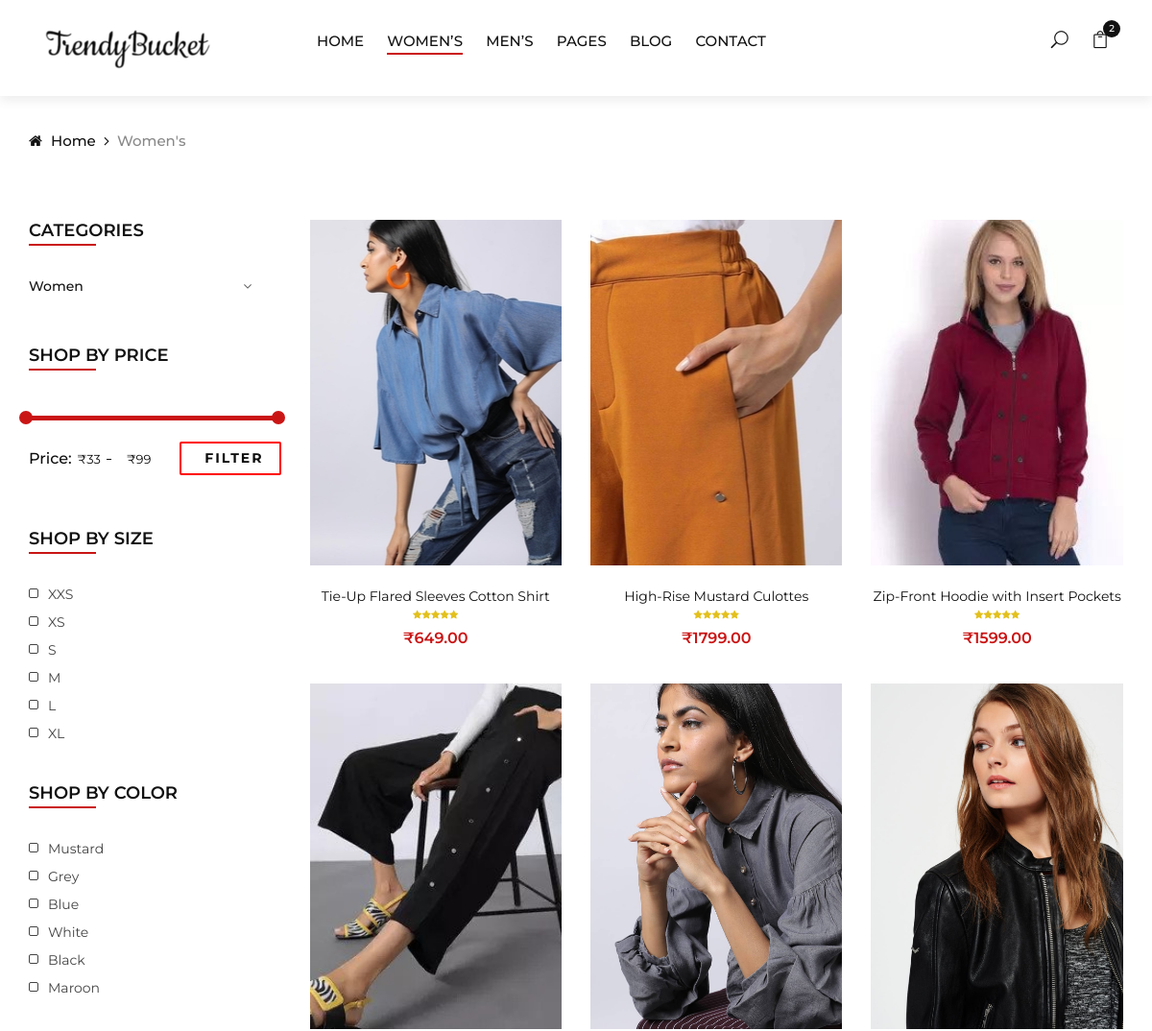
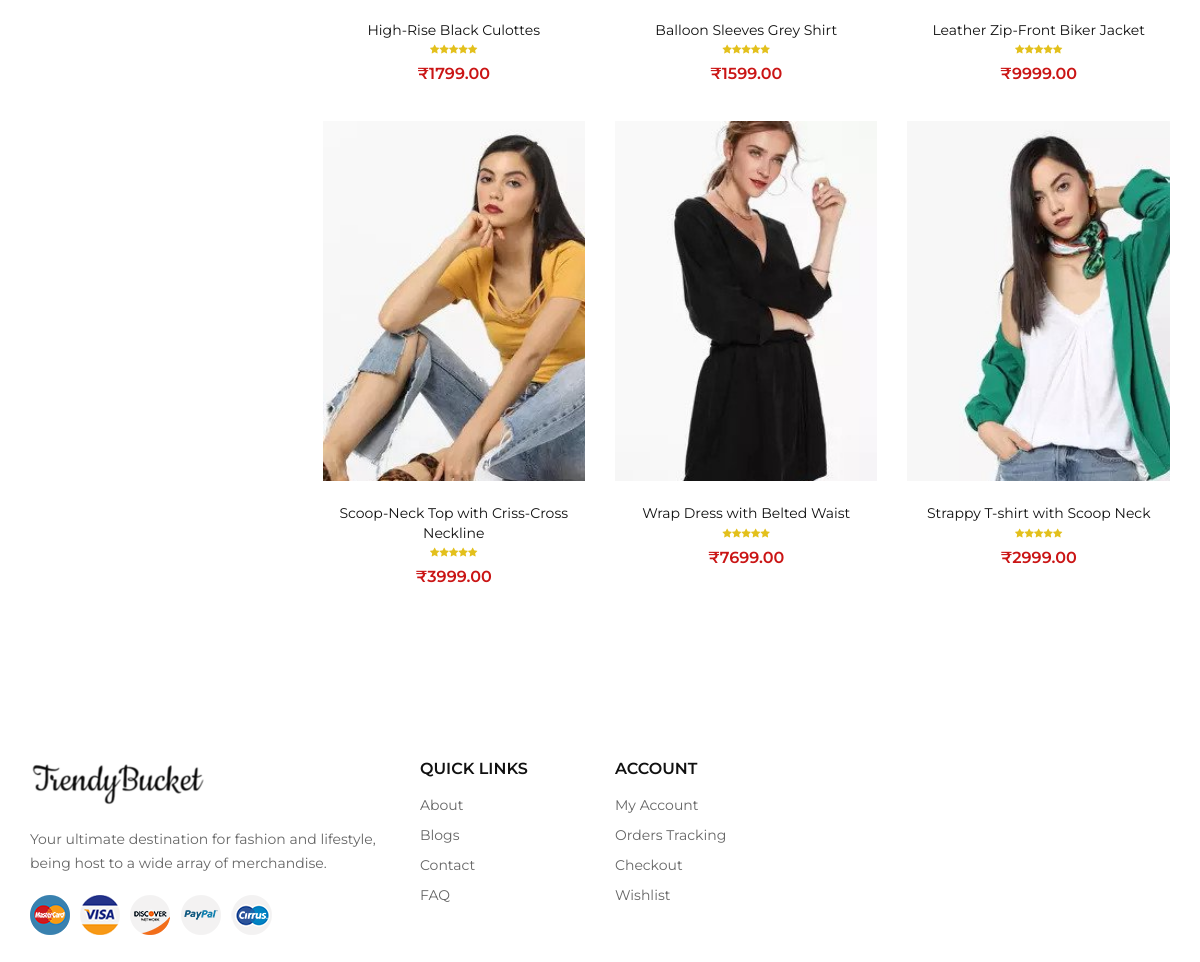
The page /women.php on the database its author committed (2 pictures, top to bottom).
### tables this page shows
CREATE TABLE `product` (
  `id` int(8) NOT NULL,
  `name` varchar(255) NOT NULL,
  `code` varchar(255) NOT NULL,
  `image` text NOT NULL,
  `price` double(10,2) NOT NULL,
  `quantity` int(11) NOT NULL,
  `ref` text NOT NULL,
  `tags` text NOT NULL,
  `gender` varchar(20) NOT NULL
);

### women.php (the view, shortened to what this page needs)
<!DOCTYPE html>
<html lang="zxx">
<head>
    <link rel="stylesheet" href="css/bootstrap.min.css" type="text/css">
    <link rel="stylesheet" href="css/font-awesome.min.css" type="text/css">
    <link rel="stylesheet" href="css/elegant-icons.css" type="text/css">
    <link rel="stylesheet" href="css/jquery-ui.min.css" type="text/css">
    <link rel="stylesheet" href="css/magnific-popup.css" type="text/css">
    <link rel="stylesheet" href="css/owl.carousel.min.css" type="text/css">
    <link rel="stylesheet" href="css/slicknav.min.css" type="text/css">
    <link rel="stylesheet" href="css/style.css" type="text/css">
</head>
<body>
    <header class="header">
        <div class="container-fluid">
            <div class="row">
                <div class="col-xl-3 col-lg-2">
                    <div class="header__logo">
                      <a href="./index.html"><img src="img/logo1.png" alt=""></a>
                    </div>
                </div>
                <div class="col-xl-6 col-lg-7">
                    <nav class="header__menu">
                        <ul>
                            <li><a href="./index.php">Home</a></li>
                            <li class="active"><a href="women.php">Women’s</a></li>
                            <li><a href="men.php">Men’s</a></li>
                            <li><a href="#">Pages</a>
                            </li>
                            <li><a href="./blog.html">Blog</a></li>
                            <li><a href="./contact.html">Contact</a></li>
                        </ul>
                    </nav>
                </div>
                <div class="col-lg-3">
                    <div class="header__right">
                        <ul class="header__right__widget">
                            <li><span class="icon_search search-switch"></span></li>
                            <li><a href="#"><span class="icon_bag_alt"></span>
                                <div class="tip">2</div>
                            </a></li>
                        </ul>
                    </div>
                </div>
            </div>
        </div>
    </header>
    <div class="breadcrumb-option">
        <div class="container">
            <div class="row">
                <div class="col-lg-12">
                    <div class="breadcrumb__links">
                        <a href="./index.html"><i class="fa fa-home"></i> Home</a>
                        <span>Women's</span>
                    </div>
                </div>
            </div>
        </div>
    </div>
    <section class="shop spad">
        <div class="container">
            <div class="row">
                <div class="col-lg-3 col-md-3">
                    <div class="shop__sidebar">
                        <div class="sidebar__categories">
                            <div class="section-title">
                                <h4>Categories</h4>
                            </div>
                            <div class="categories__accordion">
                                <div class="accordion" id="accordionExample">
                                    <div class="card">
                                        <div class="card-heading">
                                            <a data-toggle="collapse" data-target="#collapseTwo">Women</a>
                                        </div>
                                    </div>
                                </div>
                            </div></div>
                        <div class="sidebar__filter">
                            <div class="section-title">
                                <h4>Shop by price</h4>
                            </div>
                            <div class="filter-range-wrap">
                                <div class="price-range ui-slider ui-corner-all ui-slider-horizontal ui-widget ui-widget-content"
                                data-min="33" data-max="99"></div>
                                <div class="range-slider">
                                    <div class="price-input">
                                        <p>Price:</p>
                                        <input type="text" id="minamount">
                                        <input type="text" id="maxamount">
                                    </div>
                                </div>
                            </div>
                            <a href="#">Filter</a>
                        </div>
                        <div class="sidebar__sizes">
                            <div class="section-title">
                                <h4>Shop by size</h4>
                            </div>
                            <div class="size__list">
                                <label for="xxs">
                                    xxs
                                    <span class="checkmark"></span>
                                </label>
                                <label for="xs">
                                    xs
                                    <span class="checkmark"></span>
                                </label>
                                <label for="s">
                                    s
                                    <span class="checkmark"></span>
                                </label>
                                <label for="m">
                                    m
                                    <span class="checkmark"></span>
                                </label>
                                <label for="l">
                                    l
                                    <span class="checkmark"></span>
                                </label>
                                <label for="xl">
                                    xl
                                    <span class="checkmark"></span>
                                </label>
                            </div>
                        </div>
                        <div class="sidebar__color">
                            <div class="section-title">
                                <h4>Shop by color</h4>
                            </div>
                            <div class="size__list color__list">
                                <label for="mustards">
                                    Mustard
                                    <span class="checkmark"></span>
                                </label>
                                <label for="greys">
                                    Grey
                                    <span class="checkmark"></span>
                                </label>
                                <label for="blues">
                                    Blue
                                    <span class="checkmark"></span>
                                </label>
                                <label for="whites">
                                    White
                                    <span class="checkmark"></span>
                                </label>
                                <label for="blacks">
                                    Black
                                    <span class="checkmark"></span>
                                </label>
                                <label for="maroons">
                                    Maroon
                                    <span class="checkmark"></span>
                                </label>
                            </div>
                        </div>
                    </div>
                </div>
                <div class="col-lg-9 col-md-9">
                    <div class="row">
<?php
    $conn=mysqli_connect('localhost','root','','trendybucket') or die(mysqli_error());
    $sql = "SELECT * FROM product where gender='F' ORDER BY id ASC";
    $product_array = mysqli_query($conn, $sql);
                while($row = mysqli_fetch_assoc($product_array)) {
                    ?>
                        <div class="col-lg-4 col-md-6">
                          <div class="product__item sale">
                                <div class="product__item__pic set-bg" data-setbg="<?php echo $row["image"]; ?>">
                                    <ul class="product__hover">
                                    </ul>
                                </div>
                                <div class="product__item__text">
                                    <h6><a href="#"><?php echo $row["name"]; ?></a></h6>
                                    <div class="rating">
                                        <i class="fa fa-star"></i>
                                        <i class="fa fa-star"></i>
                                        <i class="fa fa-star"></i>
                                        <i class="fa fa-star"></i>
                                        <i class="fa fa-star"></i>
                                    </div>
                                    <div class="product__price">₹<?php echo $row["price"]; ?></div>
                                </div>
                            </div>
                        </div>
                    <?php }  ?>
                    </div>
                </div>
            </div>
        </div>
    </section>
    <footer class="footer">
        <div class="container">
            <div class="row">
                <div class="col-lg-4 col-md-6 col-sm-7">
                    <div class="footer__about">
                        <div class="footer__logo">
                        <a href="./index.html"><img src="img/logo1.png" alt=""></a>
                        </div>
                        <p>Your ultimate destination for fashion and lifestyle, being host to a wide array of merchandise.</p>
                        <div class="footer__payment">
                            <a href="#"><img src="img/payment/payment-1.png" alt=""></a>
                            <a href="#"><img src="img/payment/payment-2.png" alt=""></a>
                            <a href="#"><img src="img/payment/payment-3.png" alt=""></a>
                            <a href="#"><img src="img/payment/payment-4.png" alt=""></a>
                            <a href="#"><img src="img/payment/payment-5.png" alt=""></a>
                        </div>
                    </div>
                </div>
                <div class="col-lg-2 col-md-3 col-sm-5">
                    <div class="footer__widget">
                        <h6>Quick links</h6>
                        <ul>
                            <li><a href="#">About</a></li>
                            <li><a href="#">Blogs</a></li>
                            <li><a href="#">Contact</a></li>
                            <li><a href="#">FAQ</a></li>
                        </ul>
                    </div>
                </div>
                <div class="col-lg-2 col-md-3 col-sm-4">
                    <div class="footer__widget">
                        <h6>Account</h6>
                        <ul>
                            <li><a href="#">My Account</a></li>
                            <li><a href="#">Orders Tracking</a></li>
                            <li><a href="#">Checkout</a></li>
                            <li><a href="#">Wishlist</a></li>
                        </ul>
                    </div>
                </div>
            </div>
        </div>
    </footer>
</body>
</html>

### rows shown on the page
product: shows a picture, name "Tie-Up Flared Sleeves Cotton Shirt", price "649.00"
product: shows a picture, name "High-Rise Mustard Culottes", price "1799.00"
product: shows a picture, name "Zip-Front Hoodie with Insert Pockets", price "1599.00"
product: shows a picture, name "High-Rise Black Culottes", price "1799.00"
product: shows a picture, name "Balloon Sleeves Grey Shirt", price "1599.00"
product: shows a picture, name "Leather Zip-Front Biker Jacket", price "9999.00"
product: shows a picture, name "Scoop-Neck Top with Criss-Cross Neckline", price "3999.00"
product: shows a picture, name "Wrap Dress with Belted Waist", price "7699.00"
product: shows a picture, name "Strappy T-shirt with Scoop Neck", price "2999.00"
